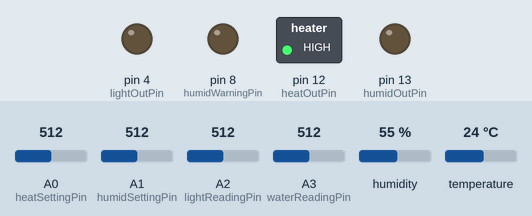
This sketch was run on a simulated Arduino Uno, built with avr-gcc and run on an emulated ATmega328P. On the bench: switched loads named in the sketch (green lamp = pin HIGH), output pins drawn as LEDs (lit = HIGH). The inputs (shaded band) are chosen by the test bench; at power-on: humidity 55 %, A2 (lightReadingPin) = 512, A1 (humidSettingPin) = 512, A0 (heatSettingPin) = 512, A3 (waterReadingPin) = 512, temperature 24 °C.

Above: at 2.2 s.
2.3 s: humidity set to 53 %
At 4.2 s:
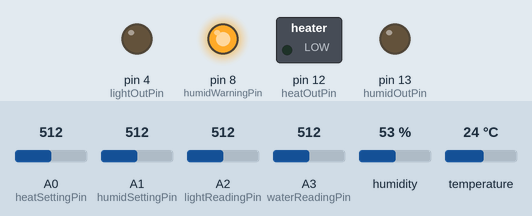
4.5 s: A2 (lightReadingPin) set to 482
At 5.4 s:
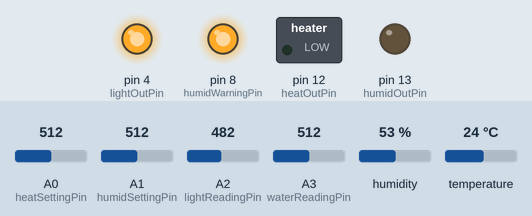
6.0 s: A1 (humidSettingPin) set to 484
At 6.8 s:
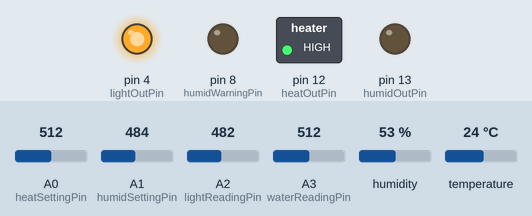
7.5 s: A0 (heatSettingPin) set to 90
At 8.2 s:
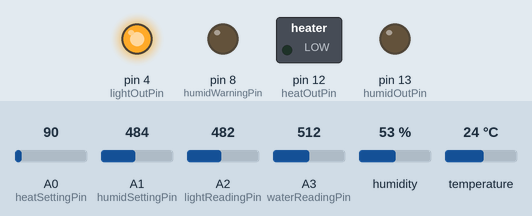
9.0 s: A0 (heatSettingPin) set to 10
At 9.6 s:
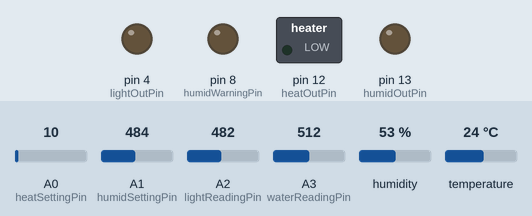
10.5 s: A0 (heatSettingPin) set to 306
At 10.9 s:
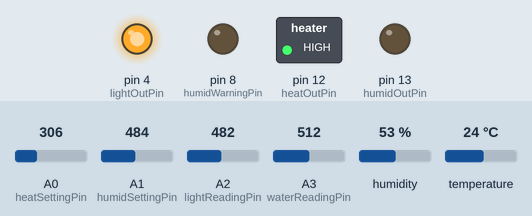
Timing chart, 0 to 13.0 s (numbered marks = the images above; inputs shaded):
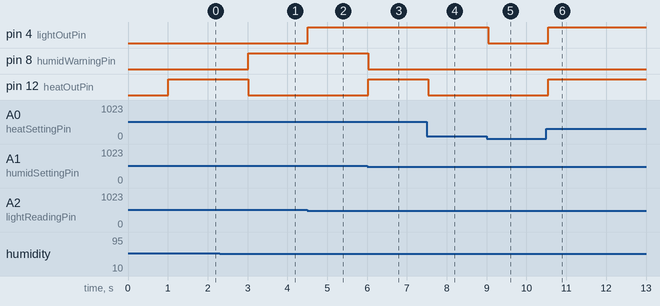

The sketch:

Terrarium.ino
```cpp
  //Libraries
#include <DHT.h>

//Constants
#define DHTPIN 7     // what pin we're connected to
#define DHTTYPE DHT22   // DHT 22  (AM2302)
DHT dht(DHTPIN, DHTTYPE); //// Initialize DHT sensor for normal 16mhz Arduino


//Variables

bool DEBUG = false;

const int heatOutPin = 12;
const int humidOutPin = 13;
const int lightOutPin = 4;
const int humidWarningPin = 8;

const int heatSettingPin = A0;
const int humidSettingPin = A1;

const int lightReadingPin = A2;
const int waterReadingPin = A3;

float humidityReading = 99;  //Stores humidity value
float tempReading = 99; //Stores temperature value

float humiditySetting = 0;
float tempSetting = 0;

float maxHeat = 93;
float minHeat = 20;

float maxHumid = 100;
float minHumid = 10;

float waterThreshold = 1020;
float lightOnThreshold = 500;
float lightOffThreshold = 700;

float timeSinceLastHeat = 300;
float timeSinceLastWater = 300;
float wateringTime = 0;

float timePerLoop = 0.5;

int waterLevelGoodBuffer = 10;

int heatBuffer = 3;

int wateringWait = 300;
int wateringAfterHeatWait = 60;
int heatingWait = 5;

void setup()
{
  Serial.begin(9600);

  pinMode(heatOutPin, OUTPUT);
  pinMode(humidOutPin, OUTPUT);
  pinMode(humidWarningPin, OUTPUT);
  pinMode(lightOutPin, OUTPUT);

  pinMode(heatSettingPin, INPUT);
  pinMode(humidSettingPin, INPUT);
  pinMode(lightReadingPin, INPUT);
  pinMode(waterReadingPin, INPUT);

  dht.begin();

  digitalWrite(heatOutPin, LOW);
  digitalWrite(humidOutPin, LOW);
  digitalWrite(humidWarningPin, LOW);
  digitalWrite(lightOutPin, LOW);

  delay(1000);
}

void loop()
{
    //Read data and store it to variables humidityReading and tempReading
    humidityReading = dht.readHumidity();
    tempReading= dht.readTemperature();

    float tempSettingRaw = analogRead(heatSettingPin);                                          //Read and save analog value from potentiometer
    tempSetting = map(tempSettingRaw, 0, 1023, minHeat, maxHeat);                               //Map value 0-1023 to min-max

    float humiditySettingRaw = analogRead(humidSettingPin);                                          //Read and save analog value from potentiometer
    humiditySetting = map(humiditySettingRaw, 0, 1023, minHumid, maxHumid);                               //Map value 0-1023 to min-max

    float lightReadRaw = analogRead(lightReadingPin);
    float waterReadingRaw = analogRead(waterReadingPin);

    bool waitingForColdLamp = false;
    bool waterLevelLow = false;

    if(humidityReading < humiditySetting && timeSinceLastWater > wateringWait && wateringTime < 5)
    {
      waitingForColdLamp = (timeSinceLastHeat < wateringAfterHeatWait);
      waterLevelLow = waterReadingRaw < waterThreshold;

      //This is to mitigate temporary misreadings in the water level sensor. Sometimes it will spike up, this ensures that the water level has been good for at least 5 seconds before turning on
      if(waterLevelLow)
      {
        waterLevelGoodBuffer = 0;
      }
      else
      {
        waterLevelGoodBuffer = waterLevelGoodBuffer + 1;
      }

      if(DEBUG)
        {
          Serial.print("WATER LEVEL BUFFER ");
          Serial.println(waterLevelGoodBuffer);
        }

      if(waterLevelLow || waterLevelGoodBuffer < 10)  //Pump on but water level is too low
      {
        digitalWrite(humidOutPin, LOW);
        digitalWrite(humidWarningPin, HIGH);

        timeSinceLastWater = timeSinceLastWater + timePerLoop;
        wateringTime = 0;

        if(DEBUG)
        {
          Serial.println("PUMP OFF - NO WATER");
        }
      }
      else if(waitingForColdLamp)  //Pump on but water level is too low
      {
        digitalWrite(humidOutPin, LOW);
        digitalWrite(humidWarningPin, HIGH);

        timeSinceLastWater = timeSinceLastWater + timePerLoop;
        wateringTime = 0;

        if(DEBUG)
        {
          Serial.println("PUMP OFF - LAMP HOT");
        }
      }
      else
      {
        digitalWrite(humidOutPin, HIGH);
        digitalWrite(humidWarningPin, LOW);

        wateringTime = wateringTime + timePerLoop;
        if(wateringTime >= 5)
        {
          timeSinceLastWater = 0;
        }

        if(DEBUG)
        {
          Serial.println("PUMP ON");
        }
      }
    }
    else
    {
      digitalWrite(humidOutPin, LOW);
      digitalWrite(humidWarningPin, LOW);

      timeSinceLastWater = timeSinceLastWater + timePerLoop;
      wateringTime = 0;

      if(DEBUG)
      {
        Serial.println("PUMP OFF");
      }
    }

    if(tempReading < (tempSetting - heatBuffer) && !waitingForColdLamp && timeSinceLastWater > heatingWait)
    {
      digitalWrite(heatOutPin, HIGH);
      timeSinceLastHeat = 0;

      if(DEBUG)
      {
        Serial.println("HEATER ON");
      }
    }
    else
    {
      digitalWrite(heatOutPin, LOW);
      timeSinceLastHeat = timeSinceLastHeat + timePerLoop;

      if(DEBUG)
      {
        Serial.println("HEATER OFF");
      }
    }

    if(lightReadRaw < lightOnThreshold && tempReading < (tempSetting - heatBuffer))
    {
      digitalWrite(lightOutPin, HIGH);

      if(DEBUG)
      {
        Serial.println("LIGHT ON");
      }
    }
    else if(lightReadRaw > lightOffThreshold || tempReading >= (tempSetting + heatBuffer))
    {
      digitalWrite(lightOutPin, LOW);

      if(DEBUG)
      {
        Serial.println("LIGHT OFF");
      }
    }

    if(DEBUG)
    {
      //Print temp and humidity values to serial monitor
      Serial.print("Humidity: ");
      Serial.print(humidityReading);
      Serial.print(" %, Temp: ");
      Serial.print(tempReading);
      Serial.println(" Celsius");


      Serial.print("Humidity setting: ");
      Serial.print(humiditySetting);
      Serial.print(" %, Temp setting: ");
      Serial.print(tempSetting);
      Serial.println("");

      Serial.print("Light level reading: ");
      Serial.print(lightReadRaw);
      Serial.print("  Water level reading: ");
      Serial.println(waterReadingRaw);
    }

    delay(timePerLoop*1000);
}
```

Measured:
- the behaviour switches between 55 and 54 % on humidity (found by bisection; images 0 and 1)
- the behaviour switches between 500 and 499 on A2 (lightReadingPin) (found by bisection; images 1 and 2)
- the behaviour switches between 501 and 500 on A1 (humidSettingPin) (found by bisection; images 2 and 3)
- after the input at 2.3 s, pin 8 (humidWarningPin): LOW → HIGH after 0.71 s; pin 12 (heatOutPin): HIGH → LOW after 0.71 s
- after the input at 4.5 s, pin 4 (lightOutPin): LOW → HIGH at once
- after the input at 6.0 s, pin 8 (humidWarningPin): HIGH → LOW at once; pin 12 (heatOutPin): LOW → HIGH at once
- after the input at 7.5 s, pin 12 (heatOutPin): HIGH → LOW at once
- after the input at 9.0 s, pin 4 (lightOutPin): HIGH → LOW at once
- after the input at 10.5 s, pin 4 (lightOutPin), pin 12 (heatOutPin): LOW → HIGH at once
